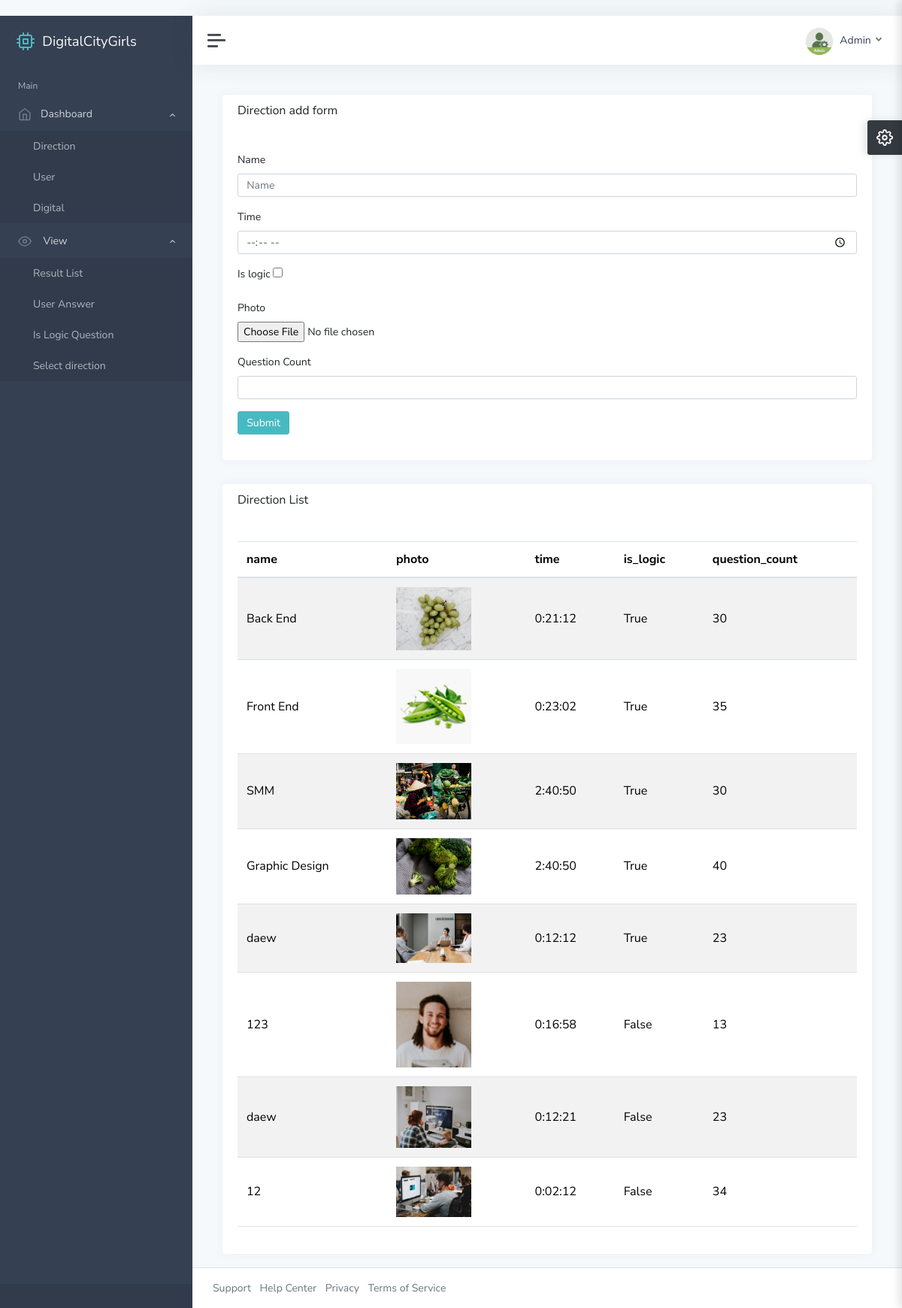
Page /ad/direction/ (signed in) on the earlier database version.
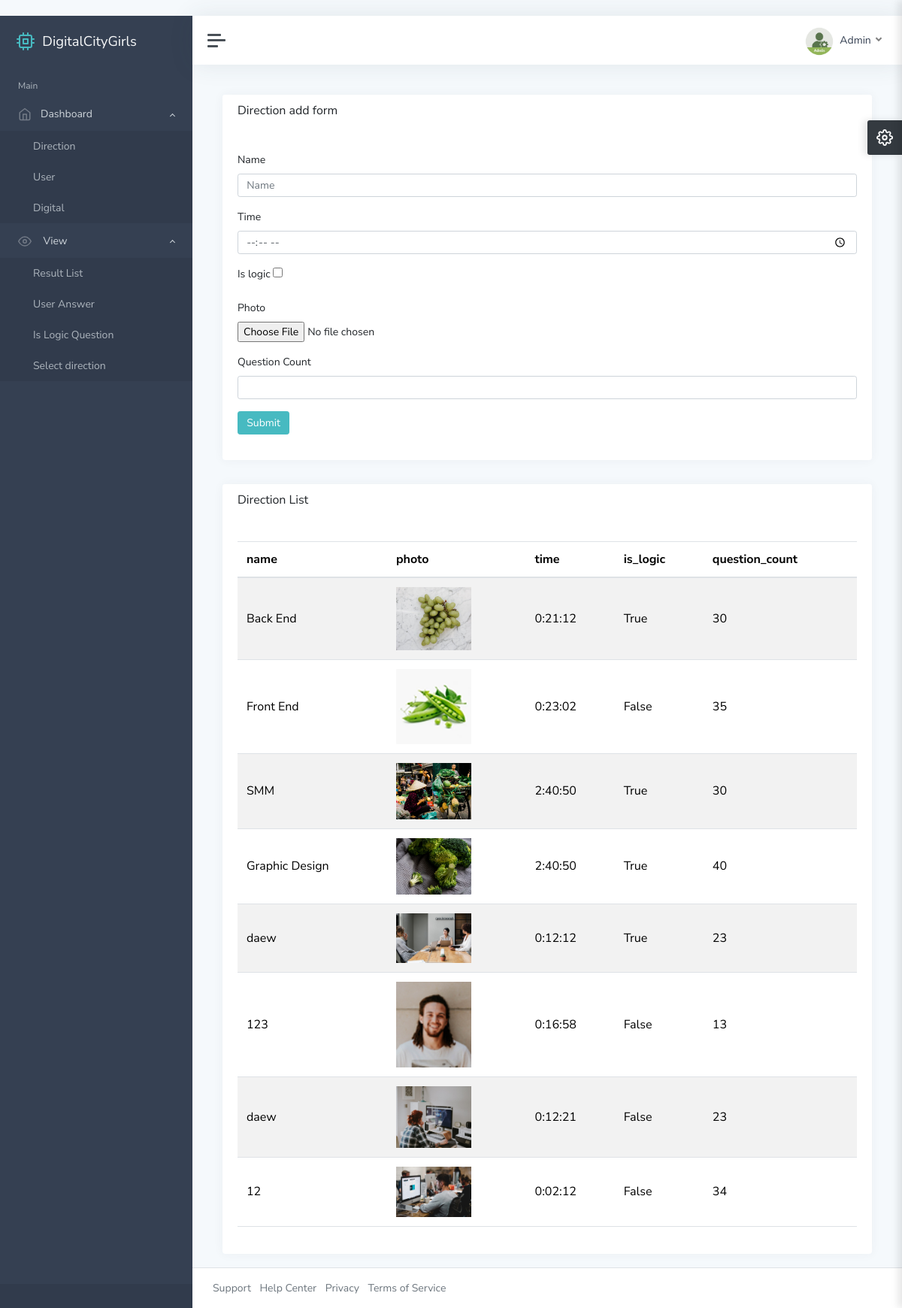
Same page on the later database version.
### main/models.py (models this page shows, shortened)
class Direction(models.Model):
    photo = models.ImageField()
    name = models.CharField(max_length=255)
    time = models.DurationField(default=0)
    question_count = models.PositiveIntegerField()
    is_logic = models.BooleanField(default=False)

### adminstrator/views.py (the view)
# urls.py: path('direction/', direction_view, name="direction"),
@login_required
def direction_view(request):
    context = {
        "direction": Direction.objects.all(),
    }
    return render(request, 'direction.html', context)

### template/direction.html (shortened to what this page needs)
﻿{% extends 'base.html' %}
{% load static %}
{% block content %}
			<main class="content">
				<div class="container-fluid p-0">
					<div class="row">
						<div class="col-12 col-xl-12">
							<div class="card">
								<div class="card-header">
									<h5 class="card-title">Direction add form </h5>
								</div>
								<div class="card-body">
									<form action="{% url 'create-direction' %}"  method="post" enctype="multipart/form-data">
										<div class="form-group">
											<label class="form-label">Name</label>
											<input type="text" name="name" class="form-control" placeholder="Name">
										</div>
										<div class="form-group">
											<label class="form-label">Time</label>
											<input type="time" name="time" class="form-control" placeholder="Time">
										</div>
										<div class="form-group">
											<label class="form-label">Is logic</label>
											<input type="checkbox" name="is_logic" ></input>
										</div>
										<div class="form-group">
											<label class="form-label">Photo</label>
											<input type="file" name="photo" class="form-control-file">
										</div>
										<div class="form-group">
											<label class="form-label">Question Count</label>
											<input type="number" name="question_count" class="form-control">
										</div>
										<button type="submit" class="btn btn-primary">Submit</button>
									</form>
								</div>
							</div>
						</div>
					</div>
					<div class="row">
						<div class="col-12 col-xl-12">
							<div class="card">
								<div class="card-header">
									<h5 class="card-title">Direction List</h5>
								</div>
								<div class="card-body">
									<table id="datatables-basic" class="table table-striped" style="width:100%">
										<thead>
											<tr>
												<th>name</th>
												<th>photo</th>
												<th>time</th>
												<th>is_logic</th>
												<th>question_count</th>
											</tr>
										</thead>
										<tbody>
										{% for i in direction %}
											<tr>
												<td>{{ i.name }}</td>
												<td><img width="100px" src="{{ i.photo.url }}" alt=""></td>
												<td>{{ i.time }}</td>
												<td>{{ i.is_logic }}</td>
												<td>{{ i.question_count }}</td>
											</tr>
										{% endfor %}
										</tbody>
									</table>
								</div>
							</div>
						</div>
					</div>
				</div>
			</main>
{% endblock content %}

Differences in the rows shown:
changed Direction "Front End": is_logic "True" → "False"
